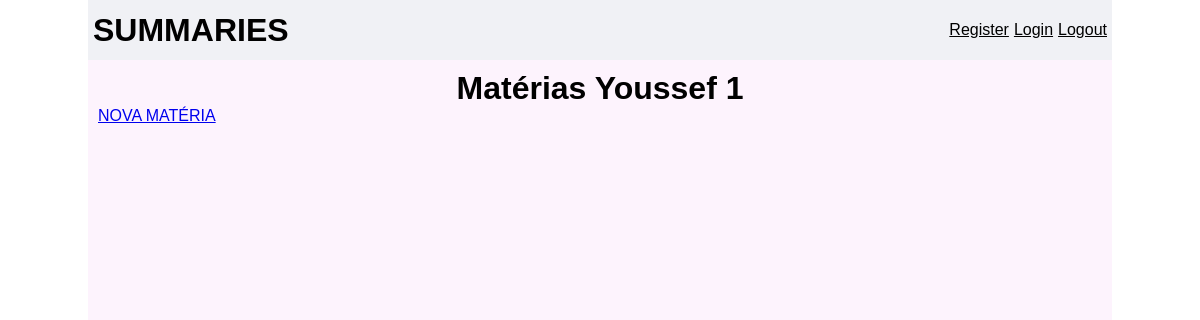
Page / (signed in) on the earlier database version.
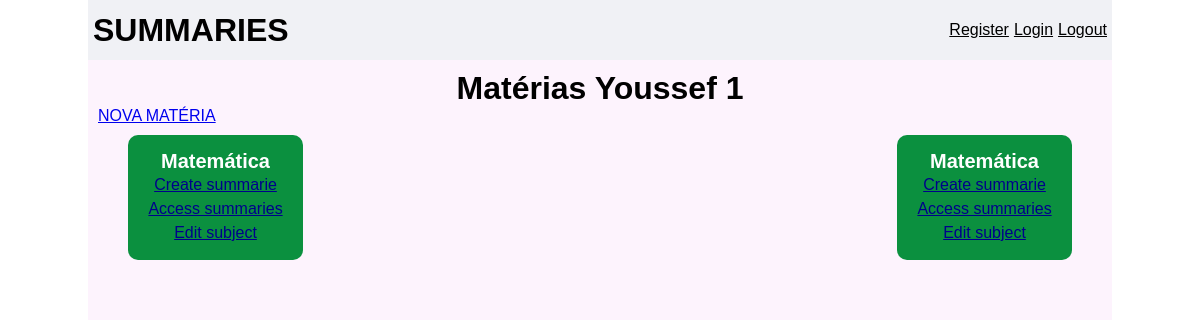
Same page on the later database version.
### summaries/models.py (models this page shows, shortened)
class Subject(models.Model):
    user = models.OneToOneField(User, on_delete=models.CASCADE)
    name = models.CharField(max_length=30)

### summaries/views.py (the view)
# urls.py: path("", views.HomeView.as_view(), name="home"),
class HomeView(View):
    def get(self, request):
        subjects =  ""
        if request.user.is_active:
            subjects = Subject.objects.filter(user=request.user).values()
        return render(request, "summaries/index.html", {"subjects": subjects})

### summaries/templates/summaries/index.html (shortened to what this page needs)
{% extends 'base.html' %}
{% block content %}
    <div class="max-width content">
        <h1>Matérias  {{user.username}} {{ user.id }}</h1>
        <a href="{% url 'summaries:create-subject' %}">NOVA MATÉRIA</a>
        <div class="subjects-container">
            {% for subject in subjects %}
                <div class="box-subjects">
                    <span>{{ subject.name }}</span>
                    <a href="#">Create summarie</a>
                    <a href="#">Access summaries</a>
                    <a href="#">Edit subject</a>
                </div>
            {% endfor %}
        </div>
    </div>
{% endblock %}

### summaries/templates/base.html (shortened to what this page needs)
<!DOCTYPE html>
<html lang="pt-br">
    <head>
        {% load static %}
        <link href="{% static '/summaries/styles.css' %}" rel="stylesheet">
    </head>
    <body>
        <header class="max-width">
            <a href="{% url 'summaries:home' %}">SUMMARIES</a>
            <nav>
                <ul>
                    <li><a href="{% url 'register' %}">Register</a></li>
                    <li><a href="{% url 'login' %}">Login</a></li>
                    <li><a href="{% url 'logout' %}">Logout</a></li>
                </ul>
            </nav>
        </header>
        <main>
            {% block content %}
            {% endblock %}
        </main>
    </body>
</html>

### summaries/static/summaries/styles.css (style rules this page uses)
* { padding: 0; margin: 0; box-sizing: border-box; font-family: Arial; }
.max-width { width: 1024px; margin: auto; }
header { height: 60px; padding: 5px; background-color: #f0f1f5; display: flex; align-items: center; justify-content: space-between; }
header > a { text-decoration: none; font-weight: bold; font-size: 2em; }
header a { color: #000; }
header nav ul { list-style-type: none; display: flex; gap: 5px; }
main { height: calc(100vh - 60px); }
.content { height: 100%; padding: 10px; background-color: #fdf3fd; }
.content h1 { text-align: center; }
.subjects-container { padding: 0 30px; display: flex; justify-content: space-between; flex-wrap: wrap; }
.box-subjects { margin-top: 10px; width: 175px; height: 125px; background-color: #0b903f; display: flex; flex-direction: column; justify-content: center; align-items: center; border-radius: 10px; font-size: 20px; font-weight: bold; color: #fff; }
.box-subjects a { padding: 3px; font-size: 16px; font-weight: normal; color: darkblue; }

Differences in the rows shown:
added Subject: name "Matemática"
added Subject: name "Matemática"
